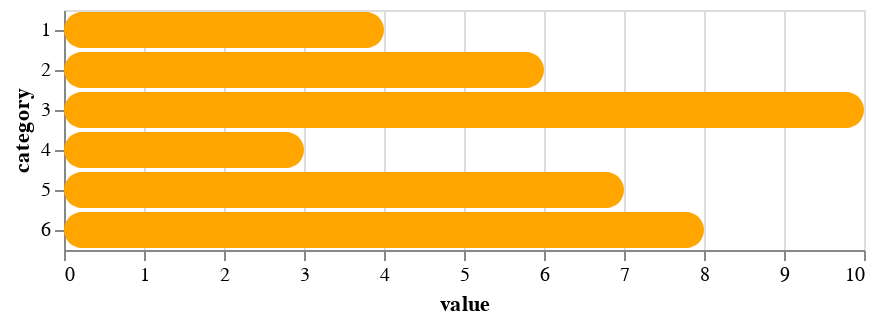

Here is the notebook cell this chart was saved with:
### Markdown cell above
Similar to point and circle marks, there are a number of properties we can adjust for bar marks.

### Code cell
bar_chart = base.mark_bar(fill="orange", cornerRadius=10).encode(x="value", y="category:N")
bar_chart

### Figure 1 — Vega-Lite specification as saved in the notebook (floating-point values rounded to 4 significant figures)
{"config": {"view": {"continuousWidth": 400, "continuousHeight": 300}}, "data": {"name": "data-c9896de6322bcd9cf0fe9396e0b72d16"}, "mark": {"type": "bar", "cornerRadius": 10, "fill": "orange"}, "encoding": {"x": {"field": "value", "type": "quantitative"}, "y": {"field": "category", "type": "nominal"}}, "$schema": "https://vega.github.io/schema/vega-lite/v4.17.0.json", "datasets": {"data-c9896de6322bcd9cf0fe9396e0b72d16": [{"category": 1, "value": 4}, {"category": 2, "value": 6}, {"category": 3, "value": 10}, {"category": 4, "value": 3}, {"category": 5, "value": 7}, {"category": 6, "value": 8}]}}
